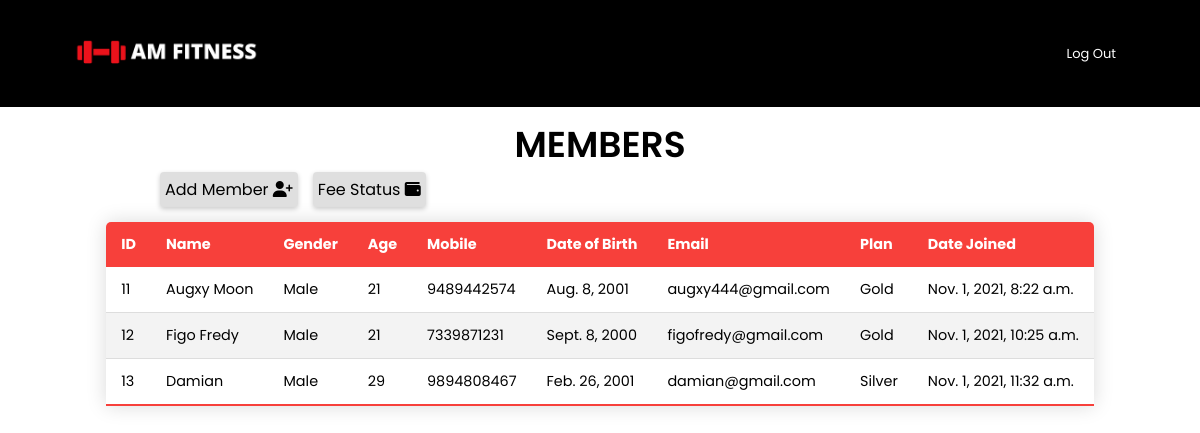
Screenshot of /AdminPage/members (signed in) with the database file from the repository.
### gym/models.py (models this page shows, shortened)
class gym(models.Model):
	full_name = models.CharField(max_length=30,null=False)
	gender = models.CharField(max_length=6,default='Male',null=True)
	age = models.IntegerField(default=18)
	cell_no = models.IntegerField(unique=True,null=False)
	born_date = models.DateField(null=False,default=None,blank=True)
	email = models.EmailField()
	plan = models.CharField(max_length=10,default='Silver',null=False)
	date_joined = models.DateTimeField(default=timezone.now)
	trans = models.CharField(default=1,verbose_name="Transaction Number",max_length=100)
	class Meta:
		verbose_name_plural = "Members"

### manage/views.py (the view)
# urls.py: path('AdminPage/members',manage_views.member,name='members'),
def member(request):
	members = gym.objects.all()
	count = gym.objects.all().count()
	d = {'members':members,'count':count}
	return render(request,'manage/members.html',d)

### manage/templates/manage/members.html (shortened to what this page needs)
{% extends 'manage/admin.html' %}
{% block page %}
<section class="data-table">
    <h3>Members</h3>
    <div class="mem-link" style="margin-left: 160px;">
    <a href="{% url 'AddMember' %}">Add Member  <i class="fas fa-user-plus"></i></a>
    </div>
    <div>
    <div class="mem-link2">
        <a href="{% url 'fee' %}">Fee Status  <i class="fas fa-wallet"></i></a>
    </div>
    </div>
    <table class="content-table">
        <thead>
            <tr>
                <th>ID</th>
                <th>Name</th>
                <th>Gender</th>
                <th>Age</th>
                <th>Mobile</th>
                <th>Date of Birth</th>
                <th>Email</th>
                <th>Plan</th>
                <th>Date Joined</th>
            </tr>
        </thead>
        <tbody>
            {% for i in members %}
            <tr>
                <td>{{i.id}}</td>
                <td>{{i.full_name}}</td>
                <td>{{i.gender}}</td>
                <td>{{i.age}}</td>
                <td>{{i.cell_no}}</td>
                <td>{{i.born_date}}</td>
                <td>{{i.email}}</td>
                <td>{{i.plan}}</td>
                <td>{{i.date_joined}}</td>
            </tr>
            {% endfor %}
        </tbody>
    </table>
</section>
{% endblock %}

### SampleProject/static/css/style3.css (style rules this page uses)
* { font-family: 'Poppins', sans-serif; margin: 0; padding: 0; box-sizing:border-box; }
.data-table h3 { text-align: center; font-size: 36px; font-weight: 600; padding-top: 10px; text-transform: uppercase; }
.content-table { border-collapse: collapse; margin: 50px 50px; margin-left: auto; margin-right: auto; font-size: 0.9em; min-width: 400px; border-radius: 5px 5px 0 0; overflow: hidden; box-shadow: 0 0 20px rgba(0,0,0,0.15); }
.content-table thead tr { background-color: #f7403b; color:#fff; text-align:left; font-weight: bold; }
.content-table th, .content-table td { padding: 12px 15px; }
.content-table tbody tr { border-bottom: 1px solid #ddd; }
.content-table tbody tr:nth-of-type(even) { background-color: #f3f3f3; }
.content-table tbody tr:last-of-type { border-bottom: 2px solid #f7403b; }
.mem-link a { display: inline-block; padding: 5px; background: #81818140; border-radius: 4px; text-decoration: none; color: #000; box-shadow: 0 2px 5px rgba(0,0,0,0.2); float: left; }
.mem-link2 a { margin-left: 15px; display: inline-block; padding: 5px; background: #81818140; border-radius: 4px; text-decoration: none; color: #000; box-shadow: 0 2px 5px rgba(0,0,0,0.2); float: left; }

### rows the page displays
gym: id "11", full_name "Augxy Moon", gender "Male", age "21", cell_no "9489442574", born_date "Aug. 8, 2001", email "augxy444@gmail.com", plan "Gold", date_joined "Nov. 1, 2021, 8:22 a.m."
gym: id "12", full_name "Figo Fredy", gender "Male", age "21", cell_no "7339871231", born_date "Sept. 8, 2000", email "figofredy@gmail.com", plan "Gold", date_joined "Nov. 1, 2021, 10:25 a.m."
gym: id "13", full_name "Damian", gender "Male", age "29", cell_no "9894808467", born_date "Feb. 26, 2001", email "damian@gmail.com", plan "Silver", date_joined "Nov. 1, 2021, 11:32 a.m."
